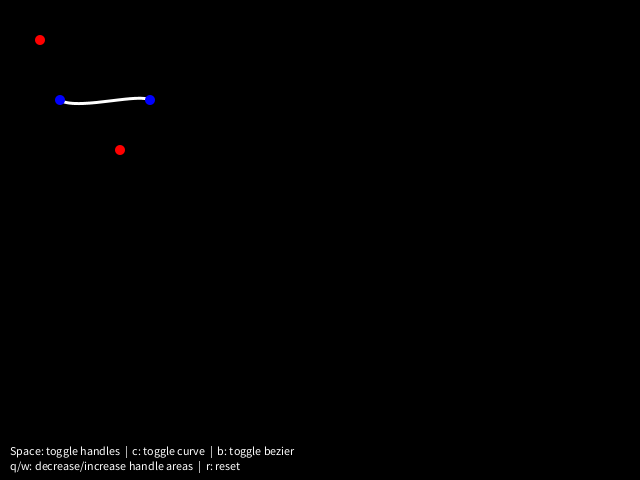
Frame 1 (no input)
Frame 60 (the mouse pressed at the canvas centre just before this capture): identical to frame 1, image omitted
Frame 120 (the mouse held since frame 60 and released just before this capture): identical to frame 1, image omitted

The Processing sketch that drew this single still picture (run headless with seeded random() and noise(); from frame 60 on, the mouse is pressed at the canvas centre):

// Processing sketch: spline
// ── spline.pde
int cpx1;
int cpy1;
int cpx2;
int cpy2;
int x1;
int y1;
int x2;
int y2;
int cpr;
int sen;
boolean showSen;
boolean showCurve;
boolean showBezier;


void setup() {
  size(640, 480);
  init();
}

void draw() {
  clear();
  background(0, 0);
  noFill();
  stroke(255, 255, 255);
  strokeWeight(3);
  noFill();
  if(showCurve) {
    curve(cpx1, cpy1, x1, y1, x2, y2, cpx2, cpy2);
  }

  if(showBezier) {
    bezier(x1, y1, cpx1, cpy1, cpx2, cpy2, x2, y2);
  }

  // Control points
  noStroke();
  fill(255, 0, 0);
  ellipse(cpx1, cpy1, cpr, cpr);
  ellipse(cpx2, cpy2, cpr, cpr);
  // Points
  fill(0, 0, 255);
  ellipse(x1, y1, cpr, cpr);
  ellipse(x2, y2, cpr, cpr);
  if (showSen) {
    // Control points sensitivity
    fill(255, 0, 0, 120);
    ellipse(cpx1, cpy1, cpr+sen, cpr+sen);
    ellipse(cpx2, cpy2, cpr+sen, cpr+sen);
    // Points sensitivity
    fill(0, 0, 255, 120);
    ellipse(x1, y1, cpr+sen, cpr+sen);
    ellipse(x2, y2, cpr+sen, cpr+sen);
    // Control point lines
    strokeWeight(1);
    stroke(255, 0, 0, 120);
    line(cpx1, cpy1, x1, y1);
    line(cpx1, cpy1, x2, y2);
    line(cpx2, cpy2, x1, y1);
    line(cpx2, cpy2, x2, y2);
  }
  
  // Legend
  fill(255, 255, 255);
  text(
    "Space: toggle handles  |  c: toggle curve  |  b: toggle bezier",
    10, height-25);
  text(
    "q/w: decrease/increase handle areas  |  r: reset",
    10, height-10);
}

void mouseDragged() {
  if(mouseButton == LEFT) {
    if(abs(dist(cpx1, cpy1, mouseX, mouseY)) <= sen) {
      cpx1 = mouseX;
      cpy1 = mouseY;
    }
    if(abs(dist(cpx2, cpy2, mouseX, mouseY)) <= sen) {
      cpx2 = mouseX;
      cpy2 = mouseY;
    }
    if(abs(dist(x1, y1, mouseX, mouseY)) <= sen) {
      x1 = mouseX;
      y1 = mouseY;
    }
    if(abs(dist(x2, y2, mouseX, mouseY)) <= sen) {
      x2 = mouseX;
      y2 = mouseY;
    }
  }
}

void keyPressed() {
  if(key == ' ') {
    showSen = !showSen;
  }
  if(key == 'w') {
    sen += 10;  
  }
  if(key == 'q') {
    sen -= 10;  
  }
  if(key == 'r') {
    init();  
  }
  if(key == 'c') {
    showCurve = !showCurve;
    if(showBezier == false) {
      showCurve = true;
    }
  }
  if(key == 'b') {
    showBezier = !showBezier;
    if (showCurve == false) {
      showBezier = true;
    }
  }
}

void init() {
  cpx1 = 40;
  cpy1 = 40;
  cpx2 = 120;
  cpy2 = 150;
  x1 = 60;
  y1 = 100;
  x2 = 150;
  y2 = 100;
  cpr = 10;
  sen = 30;
  showSen = false;
  showCurve = true;
  showBezier = false;
}
